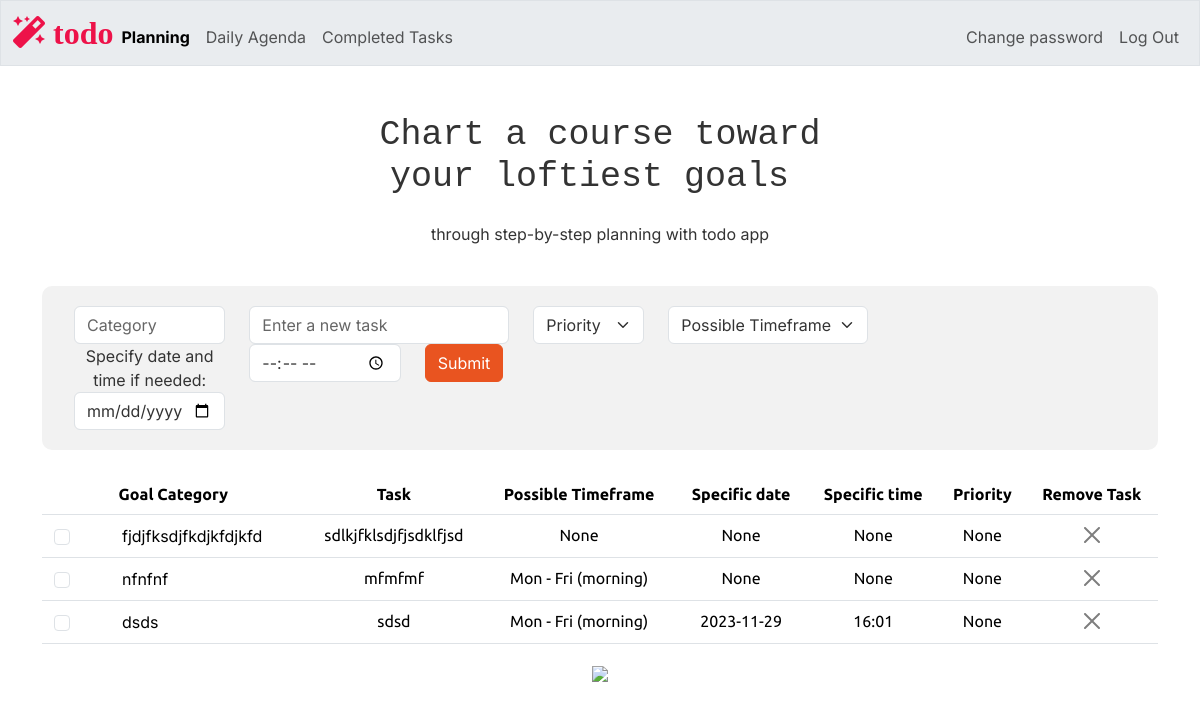
Before: / (signed in) with the older database file.
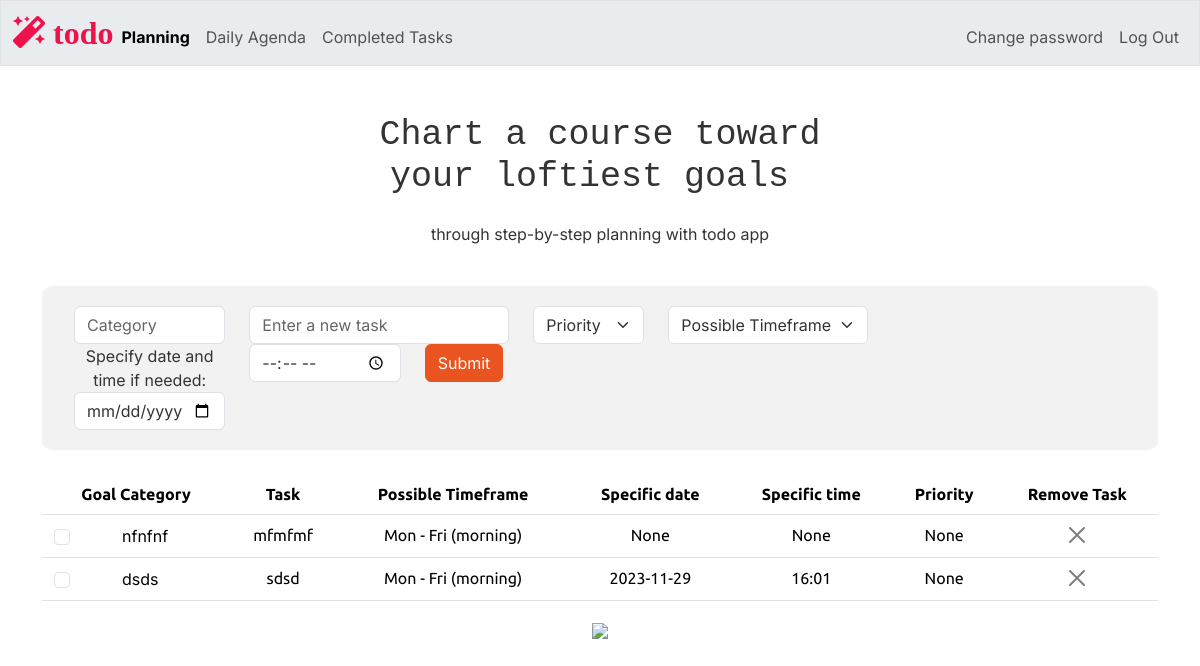
After: the same page with the newer database file.
### tables this page shows
CREATE TABLE tasks (
    id INTEGER PRIMARY KEY AUTOINCREMENT NOT NULL,
    users_id INTEGER NOT NULL,
    category TEXT NOT NULL,
    task TEXT NOT NULL,
    timeframe TEXT,
    priority TEXT,
    completion INTEGER DEFAULT 0,
    date DATE,
    time TIME,
    FOREIGN KEY (users_id) REFERENCES users(id)
);

### app.py (the view)
@app.route("/", methods=["GET", "POST"])
@login_required
def index():
    users_id = session["user_id"]
    tasks = db.execute("SELECT * FROM tasks WHERE users_id =? AND completion = 0", users_id)
    welcome_message_h1 = "Chart a course toward\n your loftiest goals "
    welcome_message_p = "through step-by-step planning with todo app"
    return render_template("index.html", tasks=tasks, welcome_message_h1 = welcome_message_h1, welcome_message_p = welcome_message_p, current_page="planning")

### app.py (called while the page is built)
@app.after_request
def after_request(response):
    response.headers["Cache-Control"] = "no-cache, no-store, must-revalidate"
    response.headers["Expires"] = 0
    response.headers["Pragma"] = "no-cache"
    return response

### helpers.py (called while the page is built)
def login_required(f):
    @wraps(f)
    def decorated_function(*args, **kwargs):
        if session.get("user_id") is None:
            return redirect("/login")
        return f(*args, **kwargs)
    return decorated_function

### templates/index.html (shortened to what this page needs)
{% extends "layout.html" %}
{% block main %}
    <table class="table">
        <thead>
            <tr>
                <th> Goal Category</th>
                <th> Task </th>
                <th> Possible Timeframe </th>
                <th> Specific date </th>
                <th> Specific time </th>
                <th> Priority </th>
                <th> Remove Task </th>
            </tr>
        </thead>
        <tbody>
            {% for task in tasks %}
                <tr id="todo_row_{{ task.id }}" >
                    <td class="align-middle">
                        <div class="d-flex align-items-center " >
                            <div class=" col-auto d-flex justify-content-center align-items-center form-check" >
                                <input class="form-check-input completion-checkbox"
                                        type="checkbox"
                                        id="completion_{{ task.id }}"
                                        name="task_completion"
                                        data-task-id="{{ task.id }}"
                                        data-completion="{{ task.completion}}"
                                        onchange="updateTaskStatus(this)">
                            </div>
                            <label class="form-check-label ms-5" for="completion_{{ task.id }}">
                                {{ task.category }}
                            </label>
                        </div>
                    </td>
                    <td>{{ task.task }}</td>
                    <td>{{ task.timeframe }}</td>
                    <td>{{ task.date }}</td>
                    <td>{{ task.time }}</td>
                    <td>{{ task.priority }}</td>
                    <td>
                        <button class="btn-close" data-bs-toggle="modal" data-bs-target="#deleteConfirmationModal_{{ task.id }}"></button>
                    </td>
                </tr>
            {% endfor %}
        </tbody>
    </table>
    <img src="/static/planning2.png" class="wide-image">
{% endblock %}

### templates/layout.html (shortened to what this page needs)
<!DOCTYPE html>
<html lang="en">
    <head>
        <link href="/static/bootstrap.min.css" rel="stylesheet">
        <link href="/static/styles.css" rel="stylesheet">
        <link rel="stylesheet" href="https://cdnjs.cloudflare.com/ajax/libs/font-awesome/5.15.3/css/all.min.css">
    </head>
    <body>
        <nav class="bg-light border navbar navbar-expand-md navbar-light">
            <div class="container-fluid">
                <a class="site-logo" href="/"><span>
                    <i class="fas fa-magic" style="color: #ed1249;"> todo</i></span></a>
                <div class="collapse navbar-collapse" id="navbar">
                    {% if session["user_id"] %}
                        <ul class="navbar-nav me-auto mt-2">
                            <li class="nav-item"><a class="nav-link {% if current_page == 'planning' %}active{% endif %}" href="/">Planning</a></li>
                            <li class="nav-item"><a class="nav-link {% if current_page == 'daily_agenda' %}active{% endif %}" href="/daily_agenda">Daily Agenda</a></li>
                            <li class="nav-item"><a class="nav-link {% if current_page == 'completed' %}active{% endif %}" href="/completed">Completed Tasks</a></li>
                        </ul>
                        <ul class="navbar-nav ms-auto mt-2">
                            <li class="nav-item"><a class="nav-link" href="/password_change">Change password</a></li>
                            <li class="nav-item"><a class="nav-link" href="/logout">Log Out</a></li>
                        </ul>
                    {% else %}
                        <ul class="navbar-nav ms-auto mt-2">
                            <li class="nav-item"><a class="nav-link" href="/register">Register</a></li>
                            <li class="nav-item"><a class="nav-link" href="/login">Log In</a></li>
                        </ul>
                    {% endif %}
                </div>
            </div>
        </nav>
        <div class="container-fluid text-center mt-5">
            <h1 class="mb-4"><pre>{{ welcome_message_h1}} </pre>
            </h1>
            <p>{{ welcome_message_p }}</p>
        </div>
        <div class="container mt-5">
                <form method="POST" action="/add_task" class="row gx-3 gy-2 align-items-center mx-auto text-center"  style="background-color: #f2f2f2; padding: 20px; border-radius: 10px;">
                    <div class="row">
                        <div class="col-sm-2">
                            <input type="text" class="form-control" id="category" name="category" placeholder="Category" autocomplete="off" required>
                        </div>
                        <div class="col-auto">
                            <input type="text" class="form-control" id="task" name="task" placeholder="Enter a new task" autocomplete="off" required>
                        </div>
                        <div class="col-auto">
                            <select class="form-select" id="priority" name="priority" required>
                                <option selected disabled>Priority</option>
                            </select>
                        </div>
                        <div class="col-auto">
                            <select class="form-select" id="timeframe" name="timeframe" required>
                                <option selected disabled>Possible Timeframe</option>
                            </select>
                        </div>
                    </div>
                    <div class="row">
                        <div class="col-sm-2">
                            <label for="date">Specify date and time if needed:</label>
                            <input type="date" class="form-control" id="date" name="date" autocomplete="off">
                        </div>
                        <div class="col-sm-2">
                            <input type="time" class="form-control" id="time" name="time"  autocomplete="off">
                        </div>
                        <div class="col-auto">
                        <button type="submit" class="btn btn-primary">Submit</button>
                        </div>
                    </div>
                </form>
        </div>
        <main class="container container-fluid py-4 text-center">
            {% block main %}{% endblock %}
        </main>
    </body>
</html>

### static/styles.css (style rules this page uses)
nav .site-logo { font-size: xx-large; text-decoration: none; }
p, span, div, h1, button { font-family: 'Inter', sans-serif; }
body { background-color: # f6f5f4; }
.navbar-nav .nav-link.active { font-weight: bold; }

Changed rows visible on the page:
no longer on this page (row edited): tasks: category "fjdjfksdjfkdjkfdjkfd", task "sdlkjfklsdjfjsdklfjsd", timeframe "None", date "None", time "None", priority "None"
